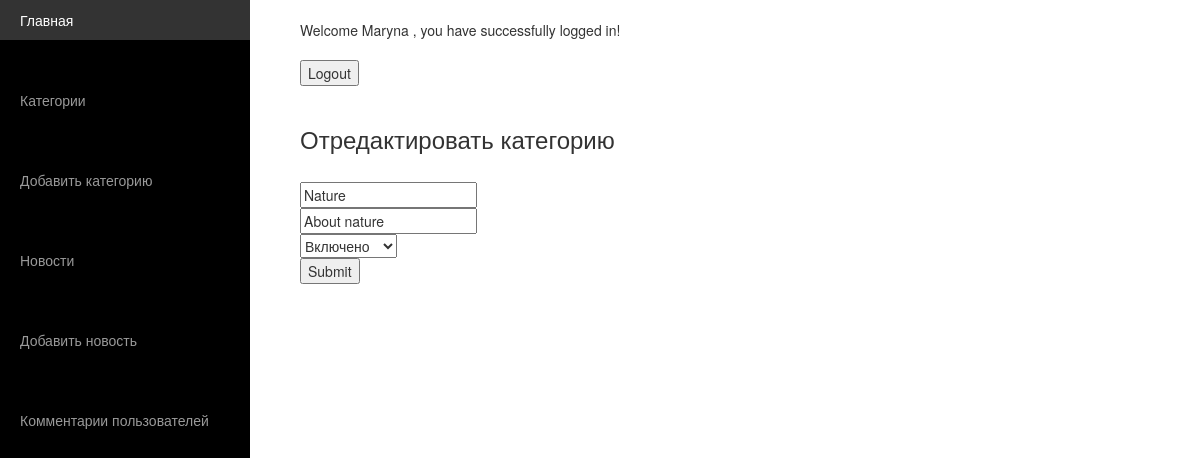
Screenshot of /admin/index.php?route=category&action=edit_category&id=2 (signed in) with the database file from the repository.
### tables this page shows
CREATE TABLE IF NOT EXISTS `registered_users` (
  `user_id` int(11) NOT NULL,
  `user_name` varchar(11) NOT NULL,
  `first_name` varchar(11) NOT NULL,
  `last_name` varchar(11) NOT NULL,
  `user_password` varchar(11) NOT NULL,
  `user_email` varchar(11) NOT NULL
);

CREATE TABLE IF NOT EXISTS `category` (
  `id_cat` int(11) unsigned NOT NULL,
  `name_cat` varchar(255) NOT NULL,
  `description_cat` text NOT NULL,
  `status_cat` tinyint(4) NOT NULL,
  `date_cat` datetime NOT NULL
);

### admin/model/function.php (called while the page is built, shortened)
<?php
require_once 'db_conect.php';
function userName(){
	$db_hendle = new DBController;
	$query = "SELECT * FROM registered_users WHERE user_id='" . $_SESSION["user_id"] . "'";
	$row = $db_hendle->runQuery($query);
	return $row['first_name'];
}
?>

### admin/db_conect.php (called while the page is built, shortened)
<?php
class DBController {
    private $conn = "";
    private $host = "localhost";
    private $user = "st8487";
    private $password = "5af584411cdeb171942181";
    private $database = "test1";
    function __construct() {
        $conn = $this->connectDB();
        if(!empty($conn)) {
            $this->conn = $conn;
        }
    }
    function connectDB() {
        $conn = mysqli_connect($this->host,$this->user,$this->password,$this->database);
                mysqli_set_charset( $conn, 'utf8');
                return $conn;
        }
    function runSelectQuery($query) {
        $result = mysqli_query($this->conn,$query);
        while($row = mysqli_fetch_assoc($result)) {
            $resultset[] = $row;
        }
        if(!empty($resultset))
            return $resultset;
    }
	function runQuery($query) {
        $result = mysqli_query($this->conn,$query);
        $row  = mysqli_fetch_array($result);
        if(!empty($row)){
            return $row;
		}
	}
}

### admin/controller/category.php (called while the page is built, shortened)
<?php
class CategoryController {
	public function edit_category()
    {
		require_once 'model/category.php';
            $id = $_GET['id'];
			$result = Category::selectedСategory($id);
        return $result;
    }
}
$categoriesData = new CategoryController;
$act = $_GET['action'];
$result = $categoriesData->$act();
require_once 'view/' . $act . '.php';
?>

### admin/model/category.php (called while the page is built, shortened)
<?php
class Category{
	public static function selectedСategory($id)
	{
		$db_hendle = new DBController;
		$query = "SELECT * FROM category WHERE id_cat=$id";
		$result = $db_hendle->runSelectQuery($query);
		return $result;
	}
}

### admin/view/edit_category.php (the view, shortened to what this page needs)
<?php
foreach ($result as $key => $row){
		$id = $row['id_cat'];
        $name = $row['name_cat'];
        $description = $row['description_cat'];
        $status = $row['status_cat'];
}
?>
<form action="index.php?route=category&action=update_category" method="post">
    <h3>Отредактировать категорию</h3>
    <input type="hidden" name="id" value="<?php echo $id; ?>"><br>
    <input type="text" placeholder="Имя категории" name="name" value="<?php echo $name; ?>"><br>
    <input type="text" placeholder="Описание" name="description" value="<?php echo $description; ?>"><br>
    <select name="status">
        <option value="1" <?php if($status == 1){echo 'selected';}?> >Включено</option>
    </select><br>
    <input type="submit" name="submit">
</form>

### admin/view/welcome_view.php
<form action="" method="post">
	<div>Welcome <?php echo ucwords($welcome); ?>, you have successfully logged in!<br>
		<br><input type="submit" name="logout" value="Logout"><br></div>
</form><br>

### admin/css/simple-sidebar.css (style rules this page uses)
body { overflow-x: hidden; }

### rows the page displays
registered_users: first_name "Maryna"
category: name "Nature", description "About nature", status "Включено"
